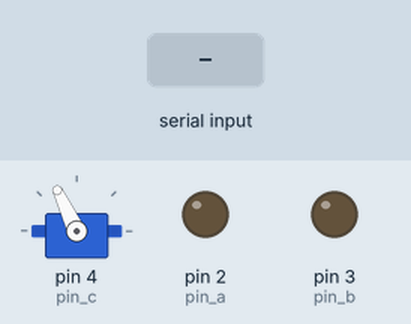
The sketch below on a simulated Arduino Uno, built with avr-gcc and run on an emulated ATmega328P. On the bench: servo, output pins drawn as LEDs (lit = HIGH). Inputs (shaded band) come from the test bench. What the sketch prints to the serial monitor is not drawn.

Above: at 1.2 s.
1.3 s: "w" received over Serial
At 1.6 s:
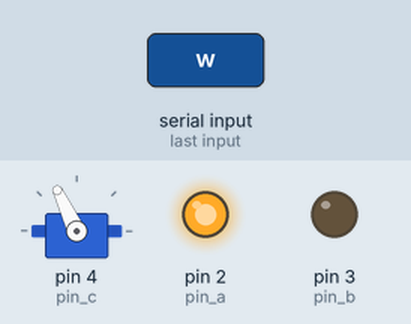
2.8 s: "s" received over Serial
At 4.1 s:
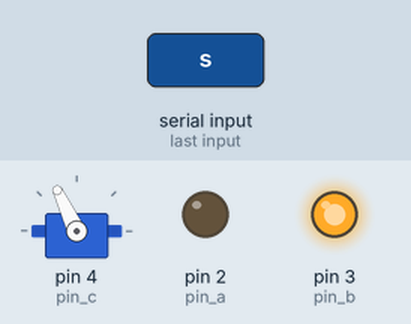
Timing chart, 0 to 5.8 s (numbered marks = the images above; inputs shaded):
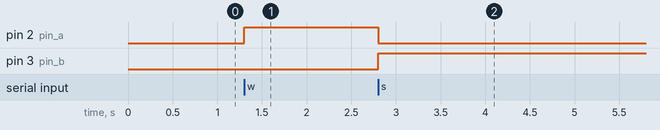

Measured:
- after the input at 1.3 s, pin 2 (pin_a): LOW → HIGH at once
- after the input at 2.8 s, pin 2 (pin_a): HIGH → LOW at once; pin 3 (pin_b): LOW → HIGH at once

The sketch:

sketch_sep14a_manejar_camion.ino
```cpp
/*
 *
 */

 #include <Servo.h>

int pin_a = 2;
int pin_b = 3;
int pin_c = 4;
int grados = 115;

Servo volante;

void setup() {
  pinMode(pin_a, OUTPUT);
  pinMode(pin_b, OUTPUT);
  volante.attach(pin_c);
  frenar();
  centro();
  Serial.begin(9600);
}

void loop() {

  if (Serial.available()>0) {

    char dato = Serial.read();

    if (dato=='w') acelerar();
    if (dato=='s') retroceder();
    if (dato==' ') frenar();
    if (dato=='a') izquierda();
    if (dato=='d') derecha();
    if (dato=='c') centro();

  }

  Serial.println(volante.read());

  delay(1);

}

void acelerar() {
  digitalWrite(pin_a, HIGH);
  digitalWrite(pin_b, LOW);
}

void retroceder() {
  digitalWrite(pin_a, LOW);
  digitalWrite(pin_b, HIGH);
}

void frenar() {
  digitalWrite(pin_a, LOW);
  digitalWrite(pin_b, LOW);
}

void izquierda() {
    volante.write(grados);
    grados+=20;
}

void derecha() {
    volante.write(grados);
    grados-=20;
}

void centro() {
  volante.write(115);
}
```
